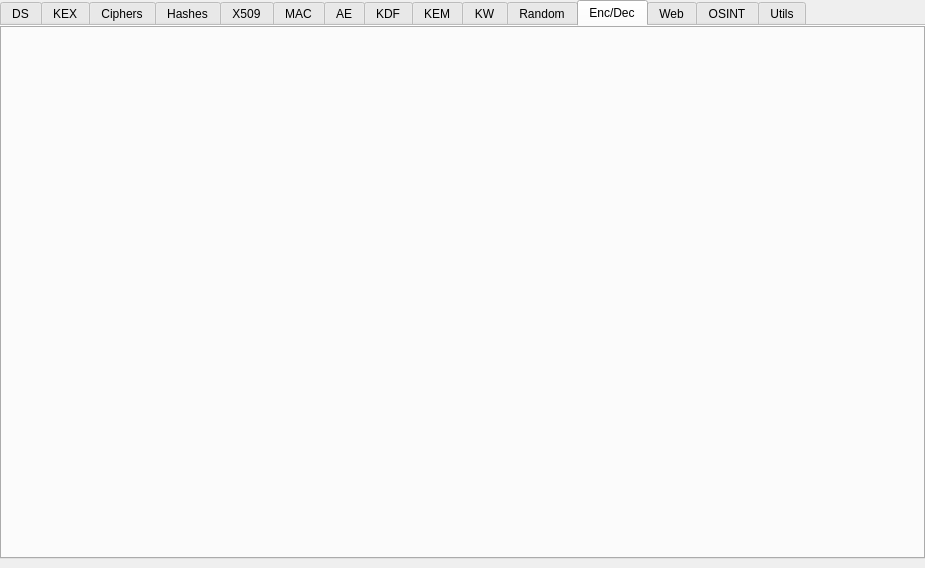
<?xml version="1.0" encoding="UTF-8"?>
<ui version="4.0">
 <class>MainWidget</class>
 <widget class="QWidget" name="MainWidget">
  <property name="geometry">
   <rect>
    <x>0</x>
    <y>0</y>
    <width>925</width>
    <height>568</height>
   </rect>
  </property>
  <property name="sizePolicy">
   <sizepolicy hsizetype="Preferred" vsizetype="Preferred">
    <horstretch>0</horstretch>
    <verstretch>0</verstretch>
   </sizepolicy>
  </property>
  <property name="minimumSize">
   <size>
    <width>400</width>
    <height>500</height>
   </size>
  </property>
  <property name="maximumSize">
   <size>
    <width>16777215</width>
    <height>16777215</height>
   </size>
  </property>
  <property name="windowTitle">
   <string>Crypto Pocket Knife</string>
  </property>
  <property name="windowIcon">
   <iconset resource="../res/res.qrc">
    <normaloff>:/img/icon.png</normaloff>:/img/icon.png</iconset>
  </property>
  <layout class="QGridLayout" name="gridLayout_7">
   <property name="leftMargin">
    <number>0</number>
   </property>
   <property name="topMargin">
    <number>0</number>
   </property>
   <property name="rightMargin">
    <number>0</number>
   </property>
   <property name="bottomMargin">
    <number>0</number>
   </property>
   <item row="0" column="0">
    <layout class="QGridLayout" name="gridLayout_23">
     <property name="leftMargin">
      <number>0</number>
     </property>
     <property name="topMargin">
      <number>0</number>
     </property>
     <property name="rightMargin">
      <number>0</number>
     </property>
     <property name="bottomMargin">
      <number>0</number>
     </property>
     <item row="0" column="0">
      <widget class="QTabWidget" name="tabWidget_MainTabs">
       <property name="sizePolicy">
        <sizepolicy hsizetype="Preferred" vsizetype="Preferred">
         <horstretch>0</horstretch>
         <verstretch>0</verstretch>
        </sizepolicy>
       </property>
       <property name="minimumSize">
        <size>
         <width>200</width>
         <height>200</height>
        </size>
       </property>
       <property name="currentIndex">
        <number>11</number>
       </property>
       <property name="documentMode">
        <bool>true</bool>
       </property>
       <widget class="QWidget" name="tab_Signature">
        <property name="toolTip">
         <string>Digital Signature Algorithms</string>
        </property>
        <property name="statusTip">
         <string/>
        </property>
        <attribute name="title">
         <string>DS</string>
        </attribute>
        <attribute name="toolTip">
         <string>Digital Signature Algorithms</string>
        </attribute>
        <layout class="QGridLayout" name="gridLayout_2">
         <property name="leftMargin">
          <number>0</number>
         </property>
         <property name="topMargin">
          <number>0</number>
         </property>
         <property name="rightMargin">
          <number>0</number>
         </property>
         <property name="bottomMargin">
          <number>0</number>
         </property>
         <item row="0" column="0">
          <widget class="UiDigitalSignatures" name="tabWidget_Signature">
           <property name="currentIndex">
            <number>-1</number>
           </property>
          </widget>
         </item>
        </layout>
       </widget>
       <widget class="QWidget" name="tab_keyExchange">
        <property name="toolTip">
         <string>Key Exchange Algorithms</string>
        </property>
        <property name="statusTip">
         <string/>
        </property>
        <attribute name="title">
         <string>KEX</string>
        </attribute>
        <attribute name="toolTip">
         <string>Key Exchange Algorithms</string>
        </attribute>
        <layout class="QGridLayout" name="gridLayout_5">
         <property name="leftMargin">
          <number>0</number>
         </property>
         <property name="topMargin">
          <number>0</number>
         </property>
         <property name="rightMargin">
          <number>0</number>
         </property>
         <property name="bottomMargin">
          <number>0</number>
         </property>
         <item row="0" column="0">
          <widget class="UiKeyExchange" name="keyExchange_tabWidget_X25519">
           <property name="currentIndex">
            <number>-1</number>
           </property>
          </widget>
         </item>
        </layout>
       </widget>
       <widget class="QWidget" name="tab_Ciphers">
        <property name="toolTip">
         <string>Ciphering Algorithms</string>
        </property>
        <attribute name="title">
         <string>Ciphers</string>
        </attribute>
        <attribute name="toolTip">
         <string>Crypto Ciphers Algorithms</string>
        </attribute>
        <layout class="QGridLayout" name="gridLayout_10">
         <property name="leftMargin">
          <number>0</number>
         </property>
         <property name="topMargin">
          <number>0</number>
         </property>
         <property name="rightMargin">
          <number>0</number>
         </property>
         <property name="bottomMargin">
          <number>0</number>
         </property>
         <item row="0" column="0">
          <widget class="UiCiphers" name="keyExchange_tabWidget_X25519_2">
           <property name="currentIndex">
            <number>-1</number>
           </property>
          </widget>
         </item>
        </layout>
       </widget>
       <widget class="QWidget" name="tab_Hashes">
        <property name="toolTip">
         <string>Hashing Algorithms</string>
        </property>
        <attribute name="title">
         <string>Hashes</string>
        </attribute>
        <attribute name="toolTip">
         <string>Hashing Algorithms</string>
        </attribute>
        <layout class="QGridLayout" name="gridLayout_18">
         <property name="leftMargin">
          <number>0</number>
         </property>
         <property name="topMargin">
          <number>0</number>
         </property>
         <property name="rightMargin">
          <number>0</number>
         </property>
         <property name="bottomMargin">
          <number>0</number>
         </property>
         <item row="0" column="0">
          <widget class="UiHashes" name="hashes_TabWidget">
           <property name="currentIndex">
            <number>-1</number>
           </property>
          </widget>
         </item>
        </layout>
       </widget>
       <widget class="QWidget" name="tab_Certificates">
        <property name="toolTip">
         <string>X509 Digital Certificates Tool</string>
        </property>
        <attribute name="title">
         <string>X509</string>
        </attribute>
        <attribute name="toolTip">
         <string>X509 digital certificates tool</string>
        </attribute>
        <layout class="QGridLayout" name="gridLayout_11">
         <property name="leftMargin">
          <number>0</number>
         </property>
         <property name="topMargin">
          <number>0</number>
         </property>
         <property name="rightMargin">
          <number>0</number>
         </property>
         <property name="bottomMargin">
          <number>0</number>
         </property>
         <item row="0" column="0">
          <widget class="UiCertificates" name="tabWidget_OSINT_2">
           <property name="currentIndex">
            <number>-1</number>
           </property>
          </widget>
         </item>
        </layout>
       </widget>
       <widget class="QWidget" name="tab_Mac">
        <property name="toolTip">
         <string>Message Authentication Code Algorithms</string>
        </property>
        <attribute name="title">
         <string>MAC</string>
        </attribute>
        <attribute name="toolTip">
         <string>Message Authentication Code Algorithms</string>
        </attribute>
        <layout class="QGridLayout" name="gridLayout_8">
         <property name="leftMargin">
          <number>0</number>
         </property>
         <property name="topMargin">
          <number>0</number>
         </property>
         <property name="rightMargin">
          <number>0</number>
         </property>
         <property name="bottomMargin">
          <number>0</number>
         </property>
        </layout>
       </widget>
       <widget class="QWidget" name="tab_AuthenticatedEncryption">
        <property name="toolTip">
         <string>Authenticated Encryption Algorithms</string>
        </property>
        <attribute name="title">
         <string>AE</string>
        </attribute>
        <attribute name="toolTip">
         <string>Authenticated Encryption Algorithms</string>
        </attribute>
        <layout class="QGridLayout" name="gridLayout_AuthEnc">
         <property name="leftMargin">
          <number>0</number>
         </property>
         <property name="topMargin">
          <number>0</number>
         </property>
         <property name="rightMargin">
          <number>0</number>
         </property>
         <property name="bottomMargin">
          <number>0</number>
         </property>
        </layout>
       </widget>
       <widget class="QWidget" name="tab_KDF">
        <property name="toolTip">
         <string>Key Derivation Functions Algorithms</string>
        </property>
        <attribute name="title">
         <string>KDF</string>
        </attribute>
        <attribute name="toolTip">
         <string>Key Derivation Functions</string>
        </attribute>
        <layout class="QGridLayout" name="gridLayout_KDF"/>
       </widget>
       <widget class="QWidget" name="tab_KeyEncapsulation">
        <attribute name="title">
         <string>KEM</string>
        </attribute>
        <attribute name="toolTip">
         <string>Key Encapsulation Mechanism Algorithms</string>
        </attribute>
       </widget>
       <widget class="QWidget" name="tab_KeyWrap">
        <attribute name="title">
         <string>KW</string>
        </attribute>
        <attribute name="toolTip">
         <string>Key Wrapping Algorithms</string>
        </attribute>
       </widget>
       <widget class="QWidget" name="tab_Random">
        <property name="toolTip">
         <string>Random Algorithms, Generators and Analyzers</string>
        </property>
        <attribute name="title">
         <string>Random</string>
        </attribute>
        <attribute name="toolTip">
         <string>Random generators and analyzers</string>
        </attribute>
        <layout class="QGridLayout" name="gridLayout_Random">
         <property name="leftMargin">
          <number>0</number>
         </property>
         <property name="topMargin">
          <number>0</number>
         </property>
         <property name="rightMargin">
          <number>0</number>
         </property>
         <property name="bottomMargin">
          <number>0</number>
         </property>
         <item row="0" column="0">
          <widget class="UiRandom" name="widget_5" native="true"/>
         </item>
        </layout>
       </widget>
       <widget class="QWidget" name="tab_Encoding">
        <property name="toolTip">
         <string>Encoding/Decoding Algorithms</string>
        </property>
        <attribute name="title">
         <string>Enc/Dec</string>
        </attribute>
        <attribute name="toolTip">
         <string>Encoding/Decoding Tool</string>
        </attribute>
        <layout class="QGridLayout" name="gridLayout_14">
         <property name="leftMargin">
          <number>0</number>
         </property>
         <property name="topMargin">
          <number>0</number>
         </property>
         <property name="rightMargin">
          <number>0</number>
         </property>
         <item row="0" column="0">
          <widget class="UiEncoding" name="encoding_TabName_General">
           <property name="currentIndex">
            <number>-1</number>
           </property>
          </widget>
         </item>
        </layout>
       </widget>
       <widget class="QWidget" name="tab_Web">
        <property name="toolTip">
         <string>Web tools</string>
        </property>
        <property name="statusTip">
         <string/>
        </property>
        <attribute name="title">
         <string>Web</string>
        </attribute>
        <attribute name="toolTip">
         <string>Web Utils</string>
        </attribute>
        <layout class="QGridLayout" name="gridLayout_25">
         <property name="leftMargin">
          <number>0</number>
         </property>
         <property name="topMargin">
          <number>0</number>
         </property>
         <property name="rightMargin">
          <number>0</number>
         </property>
         <property name="bottomMargin">
          <number>0</number>
         </property>
         <item row="0" column="0">
          <widget class="QWidget" name="widget" native="true">
           <layout class="QGridLayout" name="gridLayout_27">
            <property name="leftMargin">
             <number>0</number>
            </property>
            <property name="topMargin">
             <number>0</number>
            </property>
            <property name="rightMargin">
             <number>0</number>
            </property>
            <property name="bottomMargin">
             <number>0</number>
            </property>
            <item row="0" column="0">
             <widget class="UiWeb" name="tabWidget_Web">
              <property name="currentIndex">
               <number>-1</number>
              </property>
             </widget>
            </item>
           </layout>
          </widget>
         </item>
        </layout>
       </widget>
       <widget class="QWidget" name="tab_OSINT">
        <property name="toolTip">
         <string>Open-Source Intelligence Tools</string>
        </property>
        <attribute name="title">
         <string>OSINT</string>
        </attribute>
        <attribute name="toolTip">
         <string>Open-Source Intelligence Tools</string>
        </attribute>
        <layout class="QGridLayout" name="gridLayout_37">
         <property name="leftMargin">
          <number>0</number>
         </property>
         <property name="topMargin">
          <number>0</number>
         </property>
         <property name="rightMargin">
          <number>0</number>
         </property>
         <property name="bottomMargin">
          <number>0</number>
         </property>
         <item row="0" column="0">
          <widget class="UiOSINT" name="tabWidget_OSINT">
           <property name="currentIndex">
            <number>-1</number>
           </property>
          </widget>
         </item>
        </layout>
       </widget>
       <widget class="QWidget" name="tab_Utils">
        <property name="toolTip">
         <string>Utils tools</string>
        </property>
        <property name="statusTip">
         <string/>
        </property>
        <attribute name="title">
         <string>Utils</string>
        </attribute>
        <attribute name="toolTip">
         <string>Utils tools</string>
        </attribute>
        <layout class="QGridLayout" name="gridLayout">
         <property name="leftMargin">
          <number>0</number>
         </property>
         <property name="topMargin">
          <number>0</number>
         </property>
         <property name="rightMargin">
          <number>0</number>
         </property>
         <property name="bottomMargin">
          <number>0</number>
         </property>
         <item row="0" column="0">
          <widget class="QTabWidget" name="utils_TabWidget_MathExpEval">
           <property name="currentIndex">
            <number>5</number>
           </property>
           <widget class="QWidget" name="tab_Utils_DateTimeConversion">
            <attribute name="title">
             <string>Date/TimeConversion</string>
            </attribute>
            <layout class="QGridLayout" name="gridLayout_24">
             <item row="0" column="1">
              <spacer name="horizontalSpacer_6">
               <property name="orientation">
                <enum>Qt::Orientation::Horizontal</enum>
               </property>
               <property name="sizeHint" stdset="0">
                <size>
                 <width>40</width>
                 <height>20</height>
                </size>
               </property>
              </spacer>
             </item>
             <item row="0" column="0">
              <widget class="QGroupBox" name="group_Box_linuxTimeConversion">
               <property name="sizePolicy">
                <sizepolicy hsizetype="Fixed" vsizetype="Fixed">
                 <horstretch>0</horstretch>
                 <verstretch>0</verstretch>
                </sizepolicy>
               </property>
               <property name="title">
                <string>Linux timestamp conversion</string>
               </property>
               <layout class="QGridLayout" name="gridLayout_22">
                <item row="1" column="0">
                 <widget class="QLabel" name="label_48">
                  <property name="text">
                   <string>DateTime</string>
                  </property>
                 </widget>
                </item>
                <item row="1" column="3">
                 <widget class="QPushButton" name="pushButton_Utils_CurrentDateTime">
                  <property name="text">
                   <string>Current datetime</string>
                  </property>
                 </widget>
                </item>
                <item row="0" column="0">
                 <widget class="QLabel" name="label_47">
                  <property name="text">
                   <string>Linux timestamp</string>
                  </property>
                 </widget>
                </item>
                <item row="0" column="1" colspan="2">
                 <widget class="QLineEdit" name="lineEdit_Utils_LinuxTimestamp">
                  <property name="clearButtonEnabled">
                   <bool>true</bool>
                  </property>
                 </widget>
                </item>
                <item row="0" column="3">
                 <widget class="QPushButton" name="pushButton_Utils_CurrentTimestamp">
                  <property name="text">
                   <string>Current timestamp</string>
                  </property>
                 </widget>
                </item>
                <item row="1" column="1" colspan="2">
                 <widget class="QLineEdit" name="lineEdit_Utils_DateTime">
                  <property name="clearButtonEnabled">
                   <bool>true</bool>
                  </property>
                 </widget>
                </item>
                <item row="2" column="0" colspan="2">
                 <widget class="QPushButton" name="pushButton_TimestampToDatetime">
                  <property name="text">
                   <string>StartTimestampMs to Datetime</string>
                  </property>
                 </widget>
                </item>
                <item row="2" column="2" colspan="2">
                 <widget class="QPushButton" name="pushButton_dateTimeToTimestamp">
                  <property name="text">
                   <string>Datetime to StartTimestampMs</string>
                  </property>
                 </widget>
                </item>
               </layout>
              </widget>
             </item>
             <item row="1" column="0">
              <spacer name="verticalSpacer_3">
               <property name="orientation">
                <enum>Qt::Orientation::Vertical</enum>
               </property>
               <property name="sizeHint" stdset="0">
                <size>
                 <width>20</width>
                 <height>40</height>
                </size>
               </property>
              </spacer>
             </item>
            </layout>
           </widget>
           <widget class="QWidget" name="tab_Utils_IpAddressUtils">
            <attribute name="title">
             <string>IP Address</string>
            </attribute>
            <layout class="QGridLayout" name="gridLayout_36">
             <property name="leftMargin">
              <number>0</number>
             </property>
             <property name="topMargin">
              <number>0</number>
             </property>
             <property name="rightMargin">
              <number>0</number>
             </property>
             <property name="bottomMargin">
              <number>0</number>
             </property>
             <item row="0" column="0">
              <widget class="UiIpUtils" name="widget_IpUtils" native="true"/>
             </item>
            </layout>
           </widget>
           <widget class="QWidget" name="tab_Utils_JsonTree">
            <attribute name="title">
             <string>JSON Tree</string>
            </attribute>
            <layout class="QGridLayout" name="gridLayout_3">
             <property name="leftMargin">
              <number>0</number>
             </property>
             <property name="topMargin">
              <number>0</number>
             </property>
             <property name="rightMargin">
              <number>0</number>
             </property>
             <property name="bottomMargin">
              <number>0</number>
             </property>
             <item row="0" column="0">
              <widget class="UiJsonTree" name="widget_2" native="true"/>
             </item>
            </layout>
           </widget>
           <widget class="QWidget" name="tab_Utils_XmlTree">
            <attribute name="title">
             <string>XML Tree</string>
            </attribute>
            <layout class="QGridLayout" name="gridLayout_6">
             <property name="leftMargin">
              <number>0</number>
             </property>
             <property name="topMargin">
              <number>0</number>
             </property>
             <property name="rightMargin">
              <number>0</number>
             </property>
             <property name="bottomMargin">
              <number>0</number>
             </property>
             <item row="0" column="0">
              <widget class="UiXmlTree" name="widget_4" native="true"/>
             </item>
            </layout>
           </widget>
           <widget class="QWidget" name="tab_Utils_HtmlRenderer">
            <attribute name="title">
             <string>HTML Renderer</string>
            </attribute>
            <layout class="QGridLayout" name="gridLayout_4">
             <property name="leftMargin">
              <number>0</number>
             </property>
             <property name="topMargin">
              <number>0</number>
             </property>
             <property name="rightMargin">
              <number>0</number>
             </property>
             <property name="bottomMargin">
              <number>0</number>
             </property>
             <item row="0" column="0">
              <widget class="UiHtmlRenderer" name="widget_3" native="true"/>
             </item>
            </layout>
           </widget>
           <widget class="QWidget" name="tab_MathExpEval">
            <attribute name="title">
             <string>Math eval</string>
            </attribute>
            <layout class="QGridLayout" name="gridLayout_9">
             <property name="leftMargin">
              <number>0</number>
             </property>
             <property name="topMargin">
              <number>0</number>
             </property>
             <property name="rightMargin">
              <number>0</number>
             </property>
             <property name="bottomMargin">
              <number>0</number>
             </property>
             <item row="0" column="0">
              <layout class="QGridLayout" name="gridLayout_MathExpEval"/>
             </item>
            </layout>
           </widget>
          </widget>
         </item>
        </layout>
       </widget>
      </widget>
     </item>
    </layout>
   </item>
  </layout>
  <action name="actionExit">
   <property name="text">
    <string>Exit</string>
   </property>
  </action>
  <action name="actionSupport">
   <property name="text">
    <string>Support</string>
   </property>
  </action>
  <action name="actionAbout">
   <property name="text">
    <string>About</string>
   </property>
  </action>
  <action name="actionLogs">
   <property name="text">
    <string>Logs</string>
   </property>
  </action>
  <action name="action_StickToTop">
   <property name="checkable">
    <bool>true</bool>
   </property>
   <property name="text">
    <string>Stick to top</string>
   </property>
  </action>
 </widget>
 <customwidgets>
  <customwidget>
   <class>UiHashes</class>
   <extends>QTabWidget</extends>
   <header>UiHashes.h</header>
   <container>1</container>
  </customwidget>
  <customwidget>
   <class>UiCertificates</class>
   <extends>QTabWidget</extends>
   <header>UiCertificates.h</header>
   <container>1</container>
  </customwidget>
  <customwidget>
   <class>UiEncoding</class>
   <extends>QTabWidget</extends>
   <header>UiEncoding.h</header>
   <container>1</container>
  </customwidget>
  <customwidget>
   <class>UiOSINT</class>
   <extends>QTabWidget</extends>
   <header>UiOSINT.h</header>
   <container>1</container>
  </customwidget>
  <customwidget>
   <class>UiIpUtils</class>
   <extends>QWidget</extends>
   <header>UiIpUtils.h</header>
   <container>1</container>
  </customwidget>
  <customwidget>
   <class>UiWeb</class>
   <extends>QTabWidget</extends>
   <header>UiWeb.h</header>
   <container>1</container>
  </customwidget>
  <customwidget>
   <class>UiCiphers</class>
   <extends>QTabWidget</extends>
   <header>UiCiphers.h</header>
   <container>1</container>
  </customwidget>
  <customwidget>
   <class>UiKeyExchange</class>
   <extends>QTabWidget</extends>
   <header>UiKeyExchange.h</header>
   <container>1</container>
  </customwidget>
  <customwidget>
   <class>UiDigitalSignatures</class>
   <extends>QTabWidget</extends>
   <header>UiDigitalSignatures.h</header>
   <container>1</container>
  </customwidget>
  <customwidget>
   <class>UiJsonTree</class>
   <extends>QWidget</extends>
   <header>UiJsonTree.h</header>
   <container>1</container>
  </customwidget>
  <customwidget>
   <class>UiHtmlRenderer</class>
   <extends>QWidget</extends>
   <header>UiHtmlRenderer.h</header>
   <container>1</container>
  </customwidget>
  <customwidget>
   <class>UiXmlTree</class>
   <extends>QWidget</extends>
   <header>UiXmlTree.h</header>
   <container>1</container>
  </customwidget>
  <customwidget>
   <class>UiRandom</class>
   <extends>QWidget</extends>
   <header>UiRandom.h</header>
   <container>1</container>
  </customwidget>
 </customwidgets>
 <resources>
  <include location="../res/res.qrc"/>
 </resources>
 <connections/>
 <slots>
  <slot>on_pushButton_Signature_ED25519_Clear_clicked()</slot>
 </slots>
</ui>
